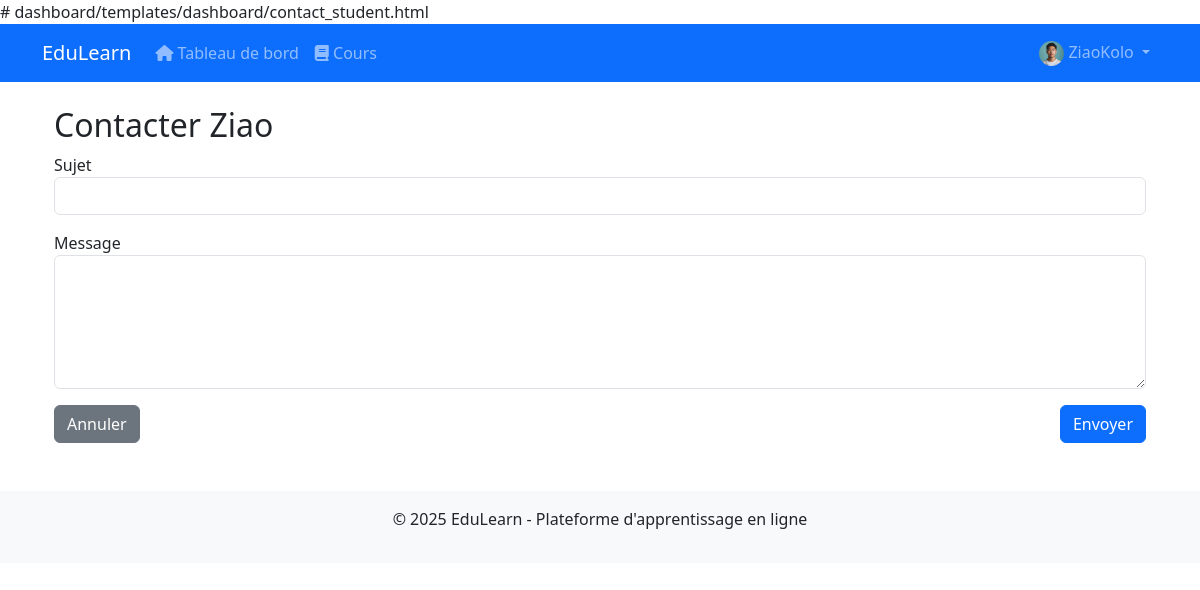
Page /dashboard/contact-student/1/?course_id=1 (signed in) on the committed database.
### users/models.py (models this page shows, shortened)
class User(AbstractUser):
    STUDENT = 'student'
    TEACHER = 'teacher'
    ADMIN = 'admin'
    ROLE_CHOICES = [
        (STUDENT, 'Élève'),
        (TEACHER, 'Enseignant'),
        (ADMIN, 'Administrateur'),
    ]
    role = models.CharField(max_length=10, choices=ROLE_CHOICES, default=STUDENT)
    profile_pic = models.ImageField(upload_to='profile_pics', blank=True, null=True)
    bio = models.TextField(blank=True, null=True)
    def is_teacher(self):
        return self.role == self.TEACHER
    def is_admin_user(self):
        return self.role == self.ADMIN and self.is_active

### dashboard/views.py (the view, shortened to what this page needs)
# urls.py: path('contact-student/<int:student_id>/', views.contact_student, name='contact_student'),
@login_required
def contact_student(request, student_id):
    user = request.user
    if not user.is_teacher():
        return redirect('dashboard:home')
    student = get_object_or_404(User, id=student_id)
    course_id = request.GET.get('course_id')
    if course_id:
        course = get_object_or_404(Course, id=course_id, teacher=user)
        if not course.students.filter(id=student_id).exists():
            return redirect('dashboard:teacher_course_analytics', course_id=course_id)
    context = {
        'student': student,
        'course_id': course_id
    }
    return render(request, 'dashboard/contact_student.html', context)

### templates/dashboard/contact_student.html (shortened to what this page needs)
{% extends 'base.html' %}
{% block content %}
<div class="container mt-4">
    <h2>Contacter {{ student.username }}</h2>
    <form method="post">
        <div class="form-group mb-3">
            <label for="subject">Sujet</label>
            <input type="text" class="form-control" id="subject" name="subject" required>
        </div>
        <div class="form-group mb-3">
            <label for="message">Message</label>
            <textarea class="form-control" id="message" name="message" rows="5" required></textarea>
        </div>
        <div class="d-flex justify-content-between">
            <a href="{% url 'dashboard:teacher_course_analytics' course_id=course_id %}" class="btn btn-secondary">Annuler</a>
            <button type="submit" class="btn btn-primary">Envoyer</button>
        </div>
    </form>
</div>
{% endblock %}

### templates/base.html (shortened to what this page needs)
<!DOCTYPE html>
<html lang="fr">
<head>
    <link href="https://cdn.jsdelivr.net/npm/bootstrap@5.3.0/dist/css/bootstrap.min.css" rel="stylesheet">
    <link rel="stylesheet" href="https://cdnjs.cloudflare.com/ajax/libs/font-awesome/6.4.0/css/all.min.css">
</head>
<body>
    <nav class="navbar navbar-expand-lg navbar-dark bg-primary">
        <div class="container">
            <a class="navbar-brand" href="{% url 'home' %}">EduLearn</a>
            <div class="collapse navbar-collapse" id="navbarNav">
                <ul class="navbar-nav">
                    {% if user.is_authenticated %}
                        <li class="nav-item">
                            <a class="nav-link" href="{% url 'dashboard:home' %}">
                                <i class="fas fa-home"></i> Tableau de bord
                            </a>
                        </li>
                        <li class="nav-item">
                            <a class="nav-link" href="{% url 'courses:course_list' %}">
                                <i class="fas fa-book"></i> Cours
                            </a>
                        </li>
                    {% endif %}
                </ul>
                <ul class="navbar-nav ms-auto">
                    {% if user.is_authenticated %}
                        <li class="nav-item dropdown">
                            <a class="nav-link dropdown-toggle" href="#" id="userDropdown" role="button" data-bs-toggle="dropdown">
                                {% if user.profile_pic %}
                                    <img src="{{ user.profile_pic.url }}" alt="Profile" class="rounded-circle" style="width: 25px; height: 25px;">
                                {% else %}
                                    <i class="fas fa-user-circle"></i>
                                {% endif %}
                                {{ user.username }}
                            </a>
                        </li>
                    {% endif %}
                </ul>
            </div>
        </div>
    </nav>
    <div class="container mt-4">
        {% block content %}{% endblock %}
    </div>
    <footer class="mt-5 py-3 bg-light text-center">
        <div class="container">
            <p>&copy; {% now "Y" %} EduLearn - Plateforme d'apprentissage en ligne</p>
        </div>
    </footer>
</body>
</html>

### rows in the picture
User: profile_pic (picture), username "ZiaoKolo"
User: username "Ziao"
